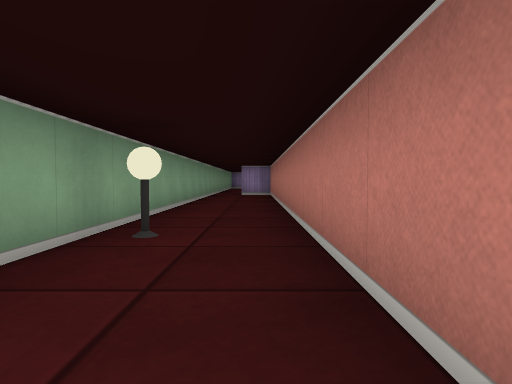
View 1 (above)

17 first-person views from a walk through a cub3D ray-caster map. The camera is about half as high as the walls, tilts 2° down and sees 75° across. The floor is counted in squares. Each view is taken from the middle of a square. On the plan, view 1 faces up. The plan holds only what a view shows up to about 9 squares ahead; the rest is blank.

View 2
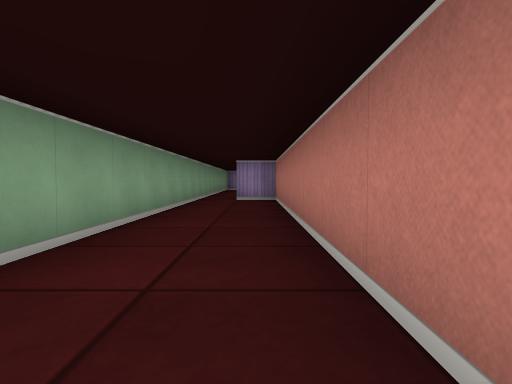

View 3
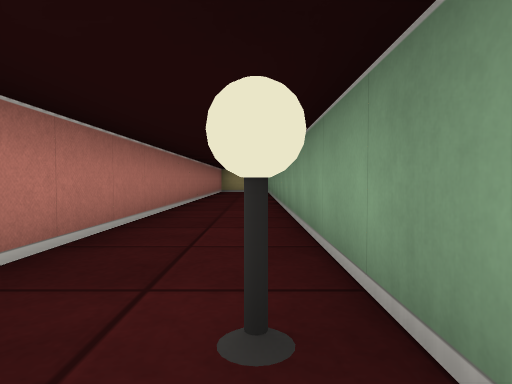

View 4
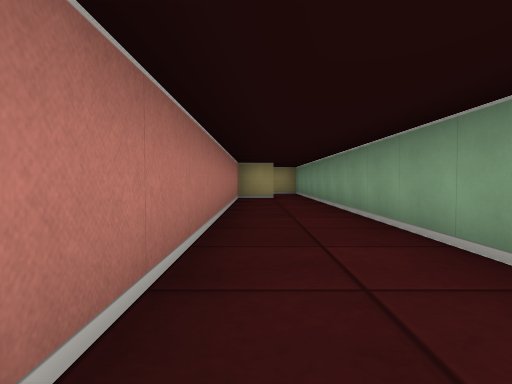

View 5
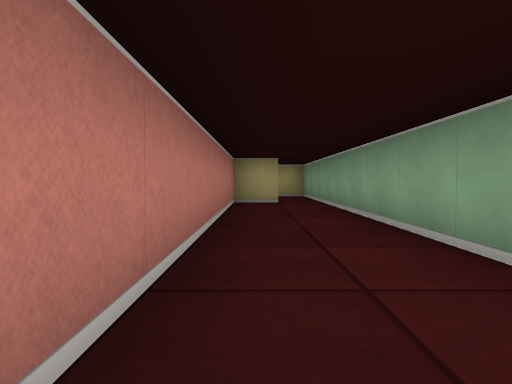

View 6
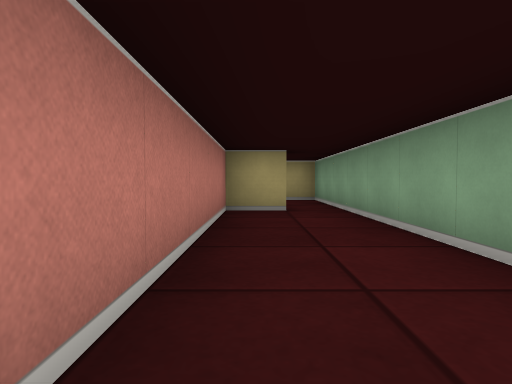

View 7
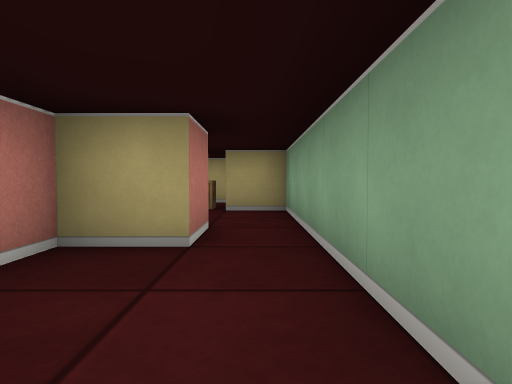

View 8
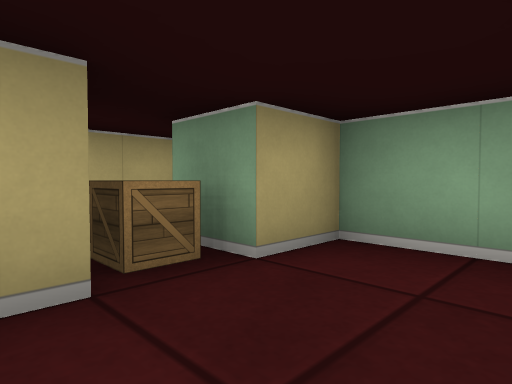

View 9
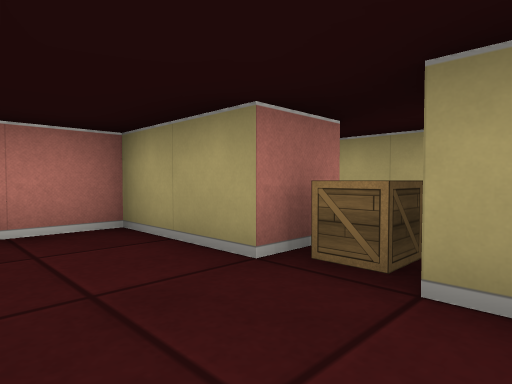

View 10
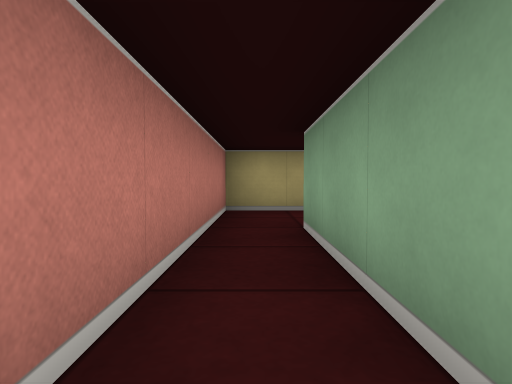

View 11
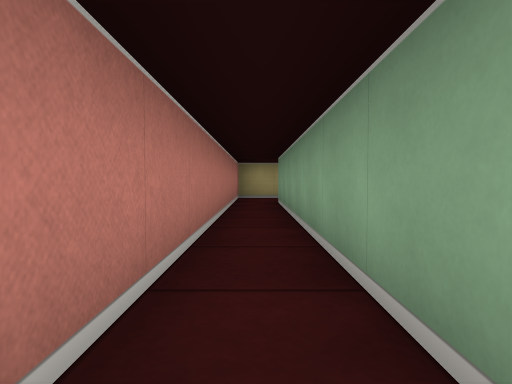

View 12
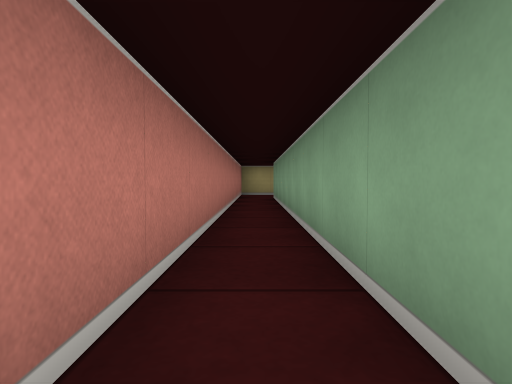

View 13
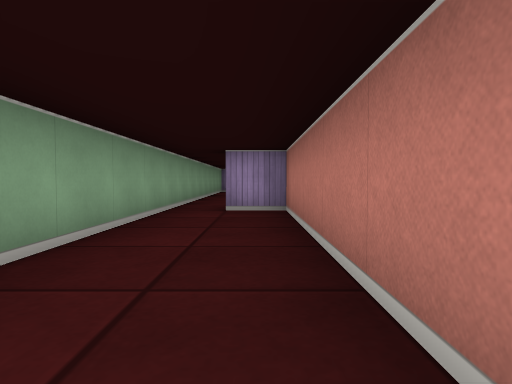

View 14
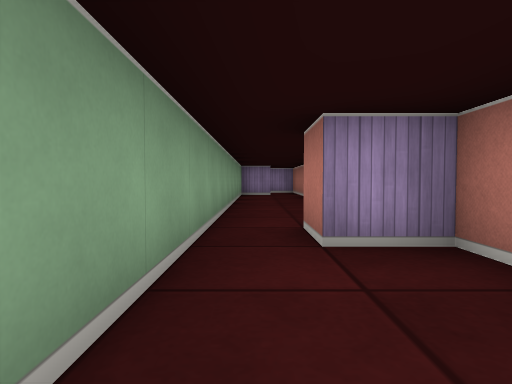

View 15
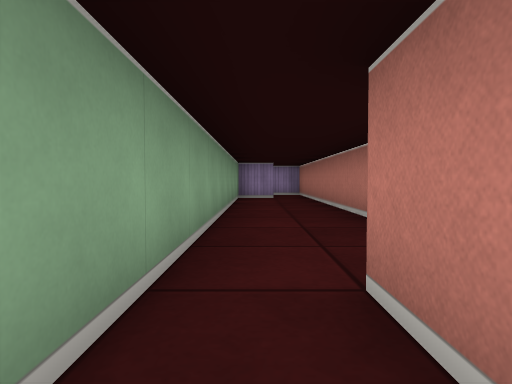

View 16
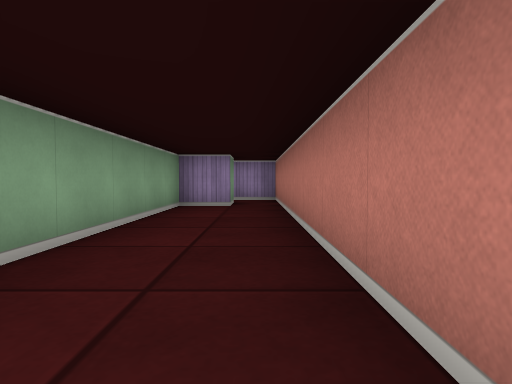

View 17
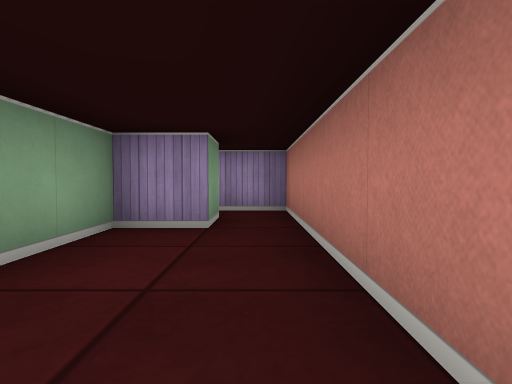

### Floor plan
Points are (right, up) in squares from view 1. A wall is a line through its corners. A room is listed if a view was taken in it or the views show most of it. See-through windows are left out.
Room 1 (views 1, 2, 3, 4, 5, 6, 7, 13, 14, 15)
walls: (-1.5, 11.5) (-1.5, -11.5); (-0.5, -11.5) (-0.5, -10.5) (0.5, -10.5) (0.5, 11.5) (-0.5, 11.5)
ways out: opening at (-1, -12) to room 2; opening at (-1, 12) to room 3
objects: lamp (-1, 3)
Room 2 (views 8, 9, 10, 11, 12)
walls: (1.5, -2.6) (1.5, -11.5); (-1.5, -11.5) (-1.5, -13.5) (-0.5, -13.5) (-0.5, -14.5); (0.5, -14.5) (0.5, -13.5) (2.5, -13.5) (2.5, -2.6); (-1.1, -15.5) (1.1, -15.5)
ways out: opening at (-1, -12) to room 1
objects: crate (0, -14)
Room 3 (views 16, 17)
walls: (0.5, 14.6) (0.5, 22.5) (-0.6, 22.5); (-0.5, 21.5) (-0.5, 20.5) (-1.5, 20.5) (-1.5, 11.5); (-0.5, 11.5) (-0.5, 12.5)
ways out: opening at (-1, 12) to room 1

Positions as (right, up) in squares from view 1, and headings:
1: (0, 0), facing up
2: (0, 3), facing up
3: (-1, 4), facing down
4: (0, -1), facing down
5: (0, -3), facing down
6: (0, -5), facing down
7: (-1, -8), facing down
8: (1, -12), facing down-left
9: (-1, -12), facing down-right
10: (2, -8), facing down
11: (2, -4), facing down
12: (2, -2), facing down
13: (0, 6), facing up
14: (-1, 9), facing up
15: (-1, 11), facing up
16: (0, 14), facing up
17: (0, 17), facing up
